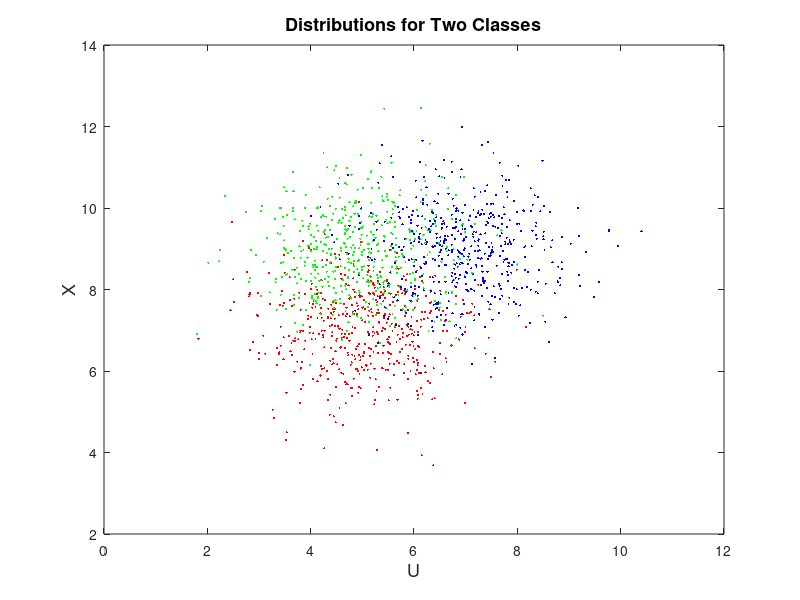
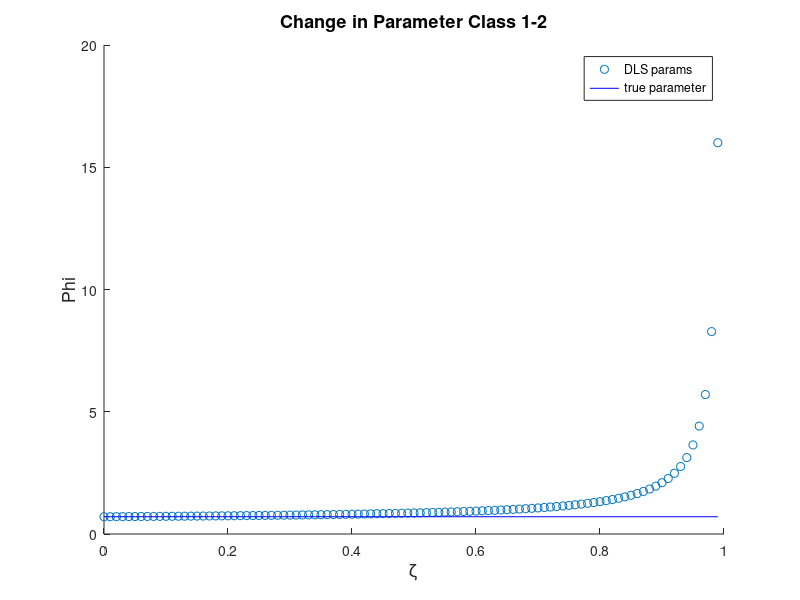
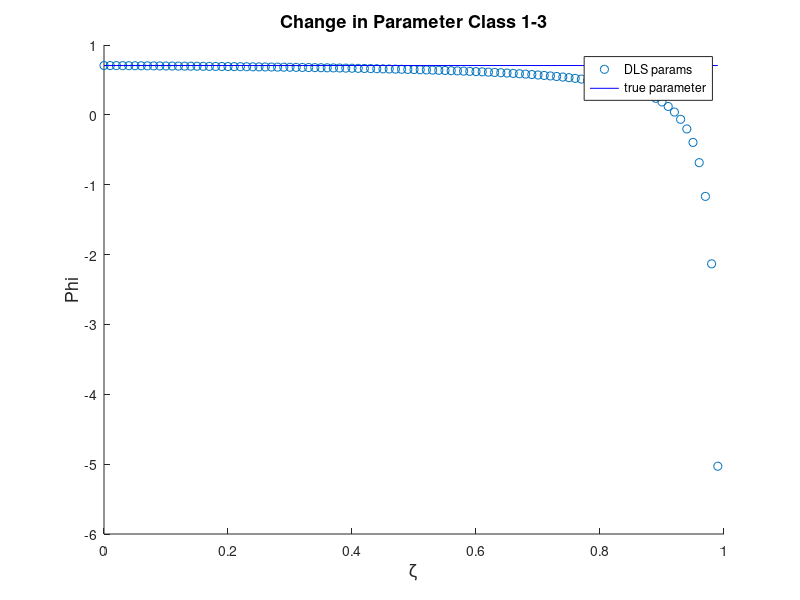
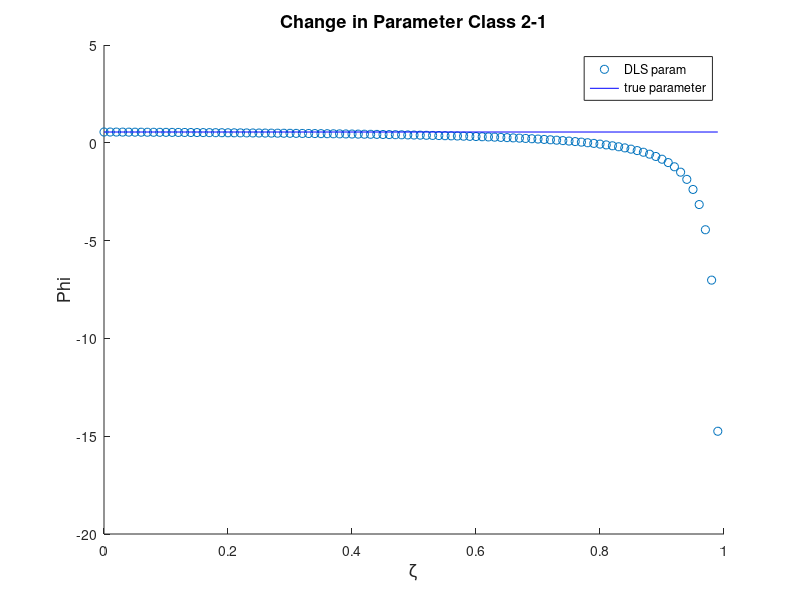

These figures' MATLAB source, in order:
%test 1d data idea

%TODO, use tims notes

nn = 500;
fontS = 13;

center_1 = [5,7];
center_2 = [5,9];
center_3 = [7,9];
spread = 1; %2

set1 = [randn(nn,1).*spread + center_1(1), randn(nn,1).*spread + center_1(2)]; 
set2 = [randn(nn,1).*spread + center_2(1), randn(nn,1).*spread + center_2(2)]; 
set3 = [randn(nn,1).*spread + center_3(1), randn(nn,1).*spread + center_3(2)];

figure
h1 = plot(set1(:,1),set1(:,2),'r.','MarkerSize',5);
hold on
h2 = plot(set2(:,1),set2(:,2),'g.','MarkerSize',5);
hold on
h3 = plot(set3(:,1),set3(:,2),'b.','MarkerSize',5);
hold off
title('Distributions for Two Classes','FontSize',fontS)
xlabel('U','FontSize',fontS)
ylabel('X','FontSize',fontS)


%in DLS form
X = [set1(:,2).*set1(:,2),set2(:,2).*set2(:,2),set3(:,2).*set3(:,2)];
U = [set1(:,1).*set1(:,2),set2(:,1).*set2(:,2),set3(:,1).*set3(:,2)];

%get lambda critical
lambda_critical(1,2) = sum(X(:,1))*inv(sum(X(:,2)));
lambda_critical(1,3) = sum(X(:,1))*inv(sum(X(:,3)));
lambda_critical(2,1) = sum(X(:,2))*inv(sum(X(:,1)));
lambda_critical(2,3) = sum(X(:,2))*inv(sum(X(:,3)));
lambda_critical(3,1) = sum(X(:,3))*inv(sum(X(:,1)));
lambda_critical(3,2) = sum(X(:,3))*inv(sum(X(:,2)));

disp('lambda critical: ')
lambda_critical

%%

lambda_percent = 0:0.01:0.99;


%get params
for lp = 1:length(lambda_percent)
    %lambda percent
    params{1}{2}(lp) = inv( sum(X(:,1)) - lambda_percent(lp)*lambda_critical(1,2)*sum(X(:,2)) ) * ( sum(U(:,1)) - lambda_percent(lp)*lambda_critical(1,2)*sum(U(:,2)) ); 
    params{1}{3}(lp) = inv( sum(X(:,1)) - lambda_percent(lp)*lambda_critical(1,3)*sum(X(:,3)) ) * ( sum(U(:,1)) - lambda_percent(lp)*lambda_critical(1,3)*sum(U(:,3)) ); 
    params{2}{1}(lp) = inv( sum(X(:,2)) - lambda_percent(lp)*lambda_critical(2,1)*sum(X(:,1)) ) * ( sum(U(:,2)) - lambda_percent(lp)*lambda_critical(2,1)*sum(U(:,1)) ); 
    params{2}{3}(lp) = inv( sum(X(:,2)) - lambda_percent(lp)*lambda_critical(2,3)*sum(X(:,3)) ) * ( sum(U(:,2)) - lambda_percent(lp)*lambda_critical(2,3)*sum(U(:,3)) ); 
    params{3}{1}(lp) = inv( sum(X(:,3)) - lambda_percent(lp)*lambda_critical(3,1)*sum(X(:,1)) ) * ( sum(U(:,3)) - lambda_percent(lp)*lambda_critical(3,1)*sum(U(:,1)) ); 
    params{3}{2}(lp) = inv( sum(X(:,3)) - lambda_percent(lp)*lambda_critical(3,2)*sum(X(:,2)) ) * ( sum(U(:,3)) - lambda_percent(lp)*lambda_critical(3,2)*sum(U(:,2)) ); 
end

%general params
param1_g = inv(sum(X(:,1))) *sum(U(:,1))
param2_g = inv(sum(X(:,2))) *sum(U(:,2))
param3_g = inv(sum(X(:,3))) *sum(U(:,3))

param1_kn = center_1(1) / center_1(2)
param2_kn = center_2(1) / center_2(2)
param3_kn = center_3(1) / center_3(2)


%plot params 1 - 2
figure
scatter( lambda_percent, params{1}{2}, 'r.');
hold on
plot( [lambda_percent(1),lambda_percent(end)], [param1_g,param1_g], 'b' );

hold off
title('Change in Parameter Class 1-2','FontSize',fontS)
xlabel('\zeta','FontSize',fontS)
ylabel('Phi','FontSize',fontS)
legend('DLS params','true parameter')

%plot params 1 - 3
figure
scatter( lambda_percent, params{1}{3}, 'r.');
hold on
plot( [lambda_percent(1),lambda_percent(end)], [param1_g,param1_g], 'b' );

hold off
title('Change in Parameter Class 1-3','FontSize',fontS)
xlabel('\zeta','FontSize',fontS)
ylabel('Phi','FontSize',fontS)
legend('DLS params','true parameter')

%plot params 2-1
figure
scatter( lambda_percent, params{2}{1}, 'r.');
hold on
plot( [lambda_percent(1),lambda_percent(end)], [param2_g,param2_g], 'b' );

hold off
title('Change in Parameter Class 2-1','FontSize',fontS)
xlabel('\zeta','FontSize',fontS)
ylabel('Phi','FontSize',fontS)
legend('DLS param','true parameter')


%plot params 2-3
figure
scatter( lambda_percent, params{2}{3}, 'r.');
hold on
plot( [lambda_percent(1),lambda_percent(end)], [param2_g,param2_g], 'b' );

hold off
title('Change in Parameter Class 2-3','FontSize',fontS)
xlabel('\zeta','FontSize',fontS)
ylabel('Phi','FontSize',fontS)
legend('DLS param','true parameter')


%plot params 3-1
figure
scatter( lambda_percent, params{3}{1}, 'r.');
hold on
plot( [lambda_percent(1),lambda_percent(end)], [param3_g,param3_g], 'b' );

hold off
title('Change in Parameter Class 3-1','FontSize',fontS)
xlabel('\zeta','FontSize',fontS)
ylabel('Phi','FontSize',fontS)
legend('DLS param','true parameter')

%plot params 3-2
figure
scatter( lambda_percent, params{3}{2}, 'r.');
hold on
plot( [lambda_percent(1),lambda_percent(end)], [param3_g,param3_g], 'b' );

hold off
title('Change in Parameter Class 3-2','FontSize',fontS)
xlabel('\zeta','FontSize',fontS)
ylabel('Phi','FontSize',fontS)
legend('DLS param','true parameter')



%% compute errors

lc = 0.95;

for ii = 1:3
    for lp = 1:length(lambda_percent)
        %get errors at each time step
        for jj = 1:3
            for kk = 1:3
                if( jj ~= kk)
                    error{jj}{kk}.classActual{ii}(:,lp) = abs( U(:,ii) - params{jj}{kk}(lp)*X(:,ii) );
                    
                    sumerror{jj}{kk}.classActual{ii}.zeta{lp} = cumsum(error{jj}{kk}.classActual{ii}(:,lp));
                    
                    if ( lambda_percent(lp) == lc )
                        classing{ii}(jj,kk) = sum(error{jj}{kk}.classActual{ii}(:,lp));
                    end
                end
            end
        end
        
%         temp1 = ( sumerror{1}{2}.classActual{ii}.zeta{lp} + sumerror{1}{3}.classActual{ii}.zeta{lp} )./( sumerror{2}{1}.classActual{ii}.zeta{lp} + sumerror{3}{1}.classActual{ii}.zeta{lp} );
%         temp2 = ( sumerror{2}{1}.classActual{ii}.zeta{lp} + sumerror{2}{3}.classActual{ii}.zeta{lp} )./( sumerror{1}{2}.classActual{ii}.zeta{lp} + sumerror{3}{2}.classActual{ii}.zeta{lp} );
%         temp3 = ( sumerror{3}{1}.classActual{ii}.zeta{lp} + sumerror{3}{2}.classActual{ii}.zeta{lp} )./( sumerror{1}{3}.classActual{ii}.zeta{lp} + sumerror{2}{3}.classActual{ii}.zeta{lp} );
%         
        temp1 = ( sumerror{1}{2}.classActual{ii}.zeta{lp} ./ sumerror{2}{1}.classActual{ii}.zeta{lp} ) + ( sumerror{1}{3}.classActual{ii}.zeta{lp} ./ sumerror{3}{1}.classActual{ii}.zeta{lp} );
        temp2 = ( sumerror{2}{1}.classActual{ii}.zeta{lp} ./ sumerror{1}{2}.classActual{ii}.zeta{lp} ) + ( sumerror{2}{3}.classActual{ii}.zeta{lp} ./ sumerror{3}{2}.classActual{ii}.zeta{lp} );
        temp3 = ( sumerror{3}{1}.classActual{ii}.zeta{lp} ./ sumerror{1}{3}.classActual{ii}.zeta{lp} ) + ( sumerror{3}{2}.classActual{ii}.zeta{lp} ./ sumerror{2}{3}.classActual{ii}.zeta{lp} );
        
        
        ErrorRatio{ii}.zeta{lp} = [temp1,temp2,temp3];
        
        %gettin min
        [val,idx] = min( ErrorRatio{ii}.zeta{lp}, [],2);
        
        %make class version
        classify.actual{ii}.zeta{lp} = [idx, ones(length(idx),1)*ii ];
        
        corrects = classify.actual{ii}.zeta{lp}(:,1) == classify.actual{ii}.zeta{lp}(:,2);
        percentage(ii,lp) = sum(corrects)/length(corrects);
    end
end


%%

% plot accuracies
figure
cls = 1;
plot( lambda_percent,percentage(cls,:), 'b' );

hold off
title('Accuracy Vs % of \lambda Critical (Class 1)','FontSize',fontS)
xlabel('% \lambda Critical','FontSize',fontS)
ylabel('Accuracy','FontSize',fontS)

figure
cls = 2;
plot( lambda_percent,percentage(cls,:), 'b' );

hold off
title('Accuracy Vs % of \lambda Critical (Class 2)','FontSize',fontS)
xlabel('% \lambda Critical','FontSize',fontS)
ylabel('Accuracy','FontSize',fontS)

figure
cls = 3;
plot( lambda_percent,percentage(cls,:), 'b' );

hold off
title('Accuracy Vs % of \lambda Critical (Class 3)','FontSize',fontS)
xlabel('% \lambda Critical','FontSize',fontS)
ylabel('Accuracy','FontSize',fontS)
